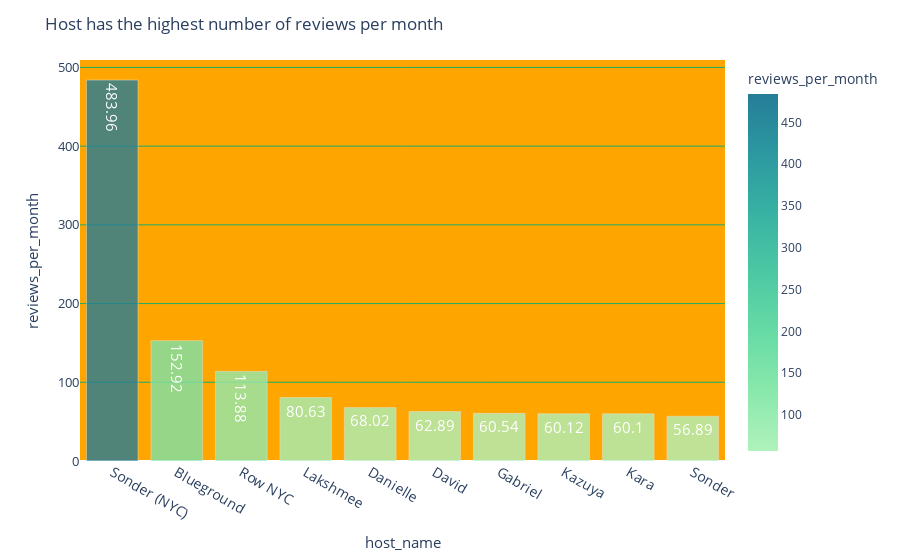

The code cell stored with this chart in its notebook:
### Code cell
#plotting bar graph and setting continuous color sclae
fig = px.bar(highest_number_of_reviews_per_month, y='reviews_per_month', x='host_name',text='reviews_per_month',color='reviews_per_month',opacity=.8,color_continuous_scale='tealgrn')
#Updating traces and layout to beautify the plot and setting the font size
fig.update_traces(textfont=dict(size=15,color='White'))
fig.update_layout(title='Host has the highest number of reviews per month',xaxis=dict(titlefont = dict(size=15),tickfont = dict(size=14)),yaxis=dict(titlefont = dict(size=15),tickfont = dict(size=13),
        showgrid=True,gridcolor='rgb(26, 173, 102)',
        showticklabels=True),plot_bgcolor='orange')
#show figure
fig.show()

### Figure 1 — Plotly figure (JSON) as saved in the notebook; plotly's stock layout.template omitted (floating-point values rounded to 4 significant figures)
{"data": [{"alignmentgroup": "True", "hovertemplate": "host_name=%{x}<br>reviews_per_month=%{marker.color}<extra></extra>", "legendgroup": "", "marker": {"color": [484.0, 152.9, 113.9, 80.63, 68.02, 62.89, 60.54, 60.12, 60.1, 56.89], "coloraxis": "coloraxis", "opacity": 0.8, "pattern": {"shape": ""}}, "name": "", "offsetgroup": "", "orientation": "v", "showlegend": false, "text": [484.0, 152.9, 113.9, 80.63, 68.02, 62.89, 60.54, 60.12, 60.1, 56.89], "textfont": {"color": "White", "size": 15}, "textposition": "auto", "type": "bar", "x": ["Sonder (NYC)", "Blueground", "Row NYC", "Lakshmee", "Danielle", "David", "Gabriel", "Kazuya", "Kara", "Sonder"], "xaxis": "x", "y": [484.0, 152.9, 113.9, 80.63, 68.02, 62.89, 60.54, 60.12, 60.1, 56.89], "yaxis": "y"}], "layout": {"barmode": "relative", "coloraxis": {"colorbar": {"title": {"text": "reviews_per_month"}}, "colorscale": [[0, "rgb(176, 242, 188)"], [0.1667, "rgb(137, 232, 172)"], [0.3333, "rgb(103, 219, 165)"], [0.5, "rgb(76, 200, 163)"], [0.6667, "rgb(56, 178, 163)"], [0.8333, "rgb(44, 152, 160)"], [1, "rgb(37, 125, 152)"]]}, "legend": {"tracegroupgap": 0}, "margin": {"t": 60}, "plot_bgcolor": "orange", "title": {"text": "Host has the highest number of reviews per month"}, "xaxis": {"anchor": "y", "domain": [0, 1], "tickfont": {"size": 14}, "title": {"font": {"size": 15}, "text": "host_name"}}, "yaxis": {"anchor": "x", "domain": [0, 1], "gridcolor": "rgb(26, 173, 102)", "showgrid": true, "showticklabels": true, "tickfont": {"size": 13}, "title": {"font": {"size": 15}, "text": "reviews_per_month"}}}}
